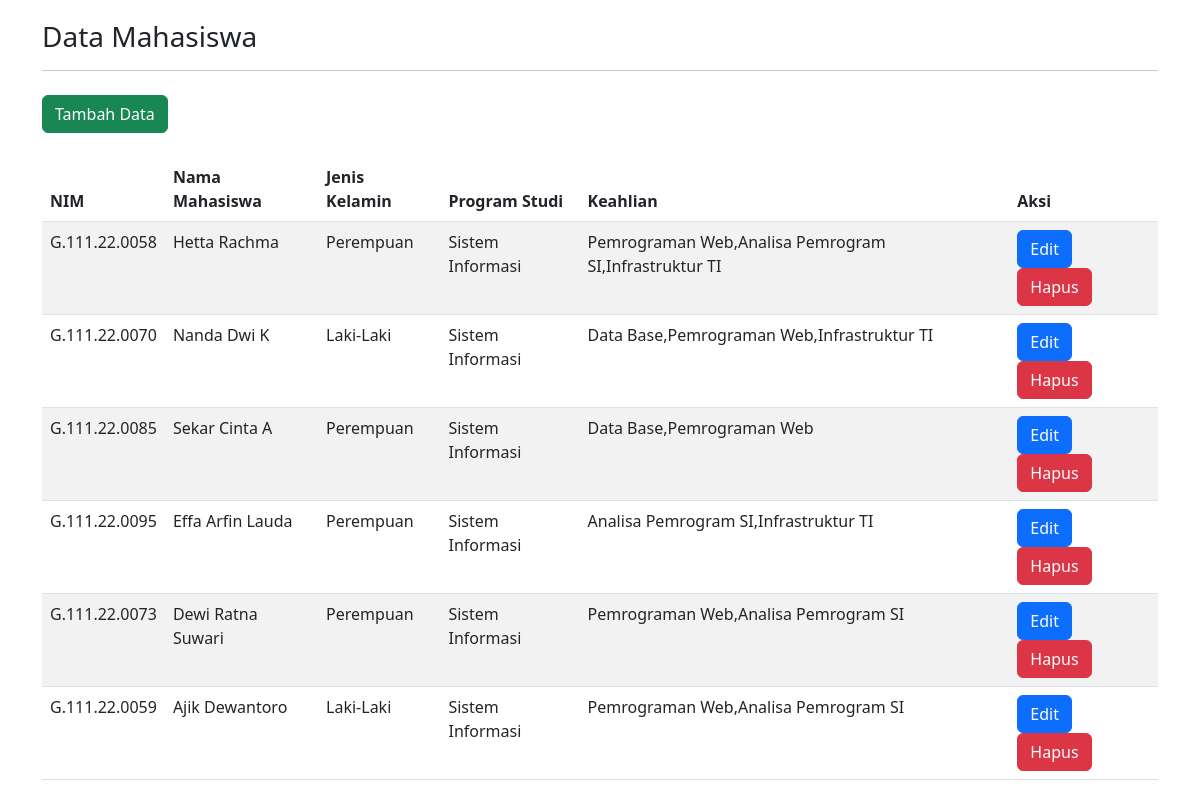
The page / on the database its author committed.
### tables this page shows
CREATE TABLE `mahasiswa` (
  `id` int(10) NOT NULL,
  `nim` varchar(50) NOT NULL,
  `nama_mahasiswa` varchar(50) NOT NULL,
  `jenis_kelamin` enum('Laki-Laki','Perempuan','','') NOT NULL,
  `program_studi` varchar(50) NOT NULL,
  `keahlian` varchar(100) NOT NULL
);

### index.php (the view, shortened to what this page needs)
<?php
include("koneksi.php");
?>
<!doctype html>
<html lang="en">
  <head>
    <link href="https://cdn.jsdelivr.net/npm/bootstrap@5.3.0-alpha3/dist/css/bootstrap.min.css" rel="stylesheet">
  </head>
  <body>
    <div class="container">
        <div class="cool-md-12">
            <h3 style="margin:20px 0px 5px 0px">Data Mahasiswa</h3>
            <hr>
            <a href="tambah_form.php" class="btn btn-success mt-2">Tambah Data</a>
            <table class="table table-striped mt-4">
                <thead>
                    <tr class="info">
                        <th>NIM</th>
                        <th>Nama Mahasiswa</th>
                        <th>Jenis Kelamin</th>
                        <th>Program Studi</th>
                        <th>Keahlian</th>
                        <th>Aksi</th>
                    </tr>
                </thead>
                <?php
                $sql = "select * from mahasiswa";
                $query = mysqli_query($koneksi,$sql);
                while ($mhs = mysqli_fetch_array($query)) {
                    echo "<tr>";
                    echo "<td>".$mhs['nim']. "</td>";
                    echo "<td>".$mhs['nama_mahasiswa']. "</td>";
                    echo "<td>".$mhs['jenis_kelamin']. "</td>";
                    echo "<td>".$mhs['program_studi']. "</td>";
                    echo "<td>".$mhs['keahlian']. "</td>";
                    echo "<td>";
                    echo "<a href='edit_form.php?id=" .$mhs['id']."'class='btn btn-primary'>Edit</a> &nbsp";
                    echo "<a href='delete.php?id=" .$mhs['id']."'class='btn btn-danger' onclick='return konfirmasi()'>Hapus</a>";
                    echo "</td>";
                    echo "</tr>";
                }
                ?>
            </table>
        </div>
    </div>
  </body>
</html>

### rows shown on the page
mahasiswa: nim "G.111.22.0058", nama_mahasiswa "Hetta Rachma", jenis_kelamin "Perempuan", program_studi "Sistem Informasi", keahlian "Pemrograman Web,Analisa Pemrogram SI,Infrastruktur TI"
mahasiswa: nim "G.111.22.0070", nama_mahasiswa "Nanda Dwi K", jenis_kelamin "Laki-Laki", program_studi "Sistem Informasi", keahlian "Data Base,Pemrograman Web,Infrastruktur TI"
mahasiswa: nim "G.111.22.0085", nama_mahasiswa "Sekar Cinta A", jenis_kelamin "Perempuan", program_studi "Sistem Informasi", keahlian "Data Base,Pemrograman Web"
mahasiswa: nim "G.111.22.0095", nama_mahasiswa "Effa Arfin Lauda", jenis_kelamin "Perempuan", program_studi "Sistem Informasi", keahlian "Analisa Pemrogram SI,Infrastruktur TI"
mahasiswa: nim "G.111.22.0073", nama_mahasiswa "Dewi Ratna Suwari", jenis_kelamin "Perempuan", program_studi "Sistem Informasi", keahlian "Pemrograman Web,Analisa Pemrogram SI"
mahasiswa: nim "G.111.22.0059", nama_mahasiswa "Ajik Dewantoro", jenis_kelamin "Laki-Laki", program_studi "Sistem Informasi", keahlian "Pemrograman Web,Analisa Pemrogram SI"
